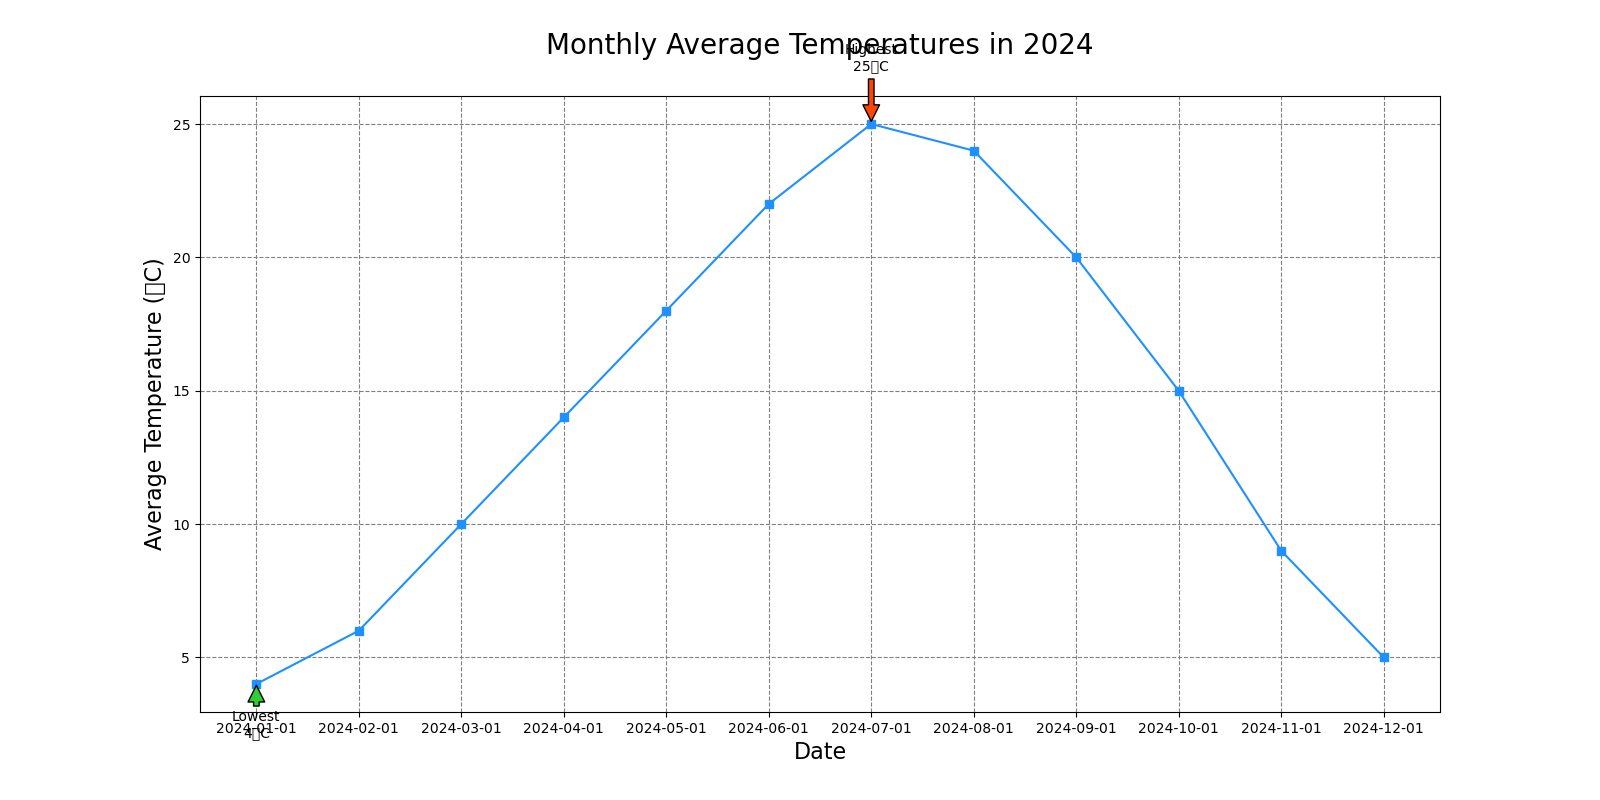

The Python source for this figure:

import matplotlib.pyplot as plt
import pandas as pd

# Data points
dates = ["2024-01-01", "2024-02-01", "2024-03-01", "2024-04-01", "2024-05-01", "2024-06-01",
         "2024-07-01", "2024-08-01", "2024-09-01", "2024-10-01", "2024-11-01", "2024-12-01"]
temperatures = [4, 6, 10, 14, 18, 22, 25, 24, 20, 15, 9, 5]

# Creating the line chart
plt.figure(figsize=(16, 8))

plt.plot(dates, temperatures, color="#1E90FF", marker='s')

# Annotating the highest and lowest temperatures
plt.annotate('Highest\n25°C', xy=("2024-07-01", 25), xytext=("2024-07-01", 27),
             arrowprops=dict(facecolor='#FF4500', shrink=0.05), ha='center')
plt.annotate('Lowest\n4°C', xy=("2024-01-01", 4), xytext=("2024-01-01", 2),
             arrowprops=dict(facecolor='#32CD32', shrink=0.05), ha='center')

# Title and labels
plt.title("Monthly Average Temperatures in 2024", fontsize=20, pad=30)
plt.xlabel("Date", fontsize=16)
plt.ylabel("Average Temperature (°C)", fontsize=16)

# Customizing the grid
plt.grid(True, which='major', linestyle='--', linewidth=0.8, color='grey')

# Show the plot
plt.show()
